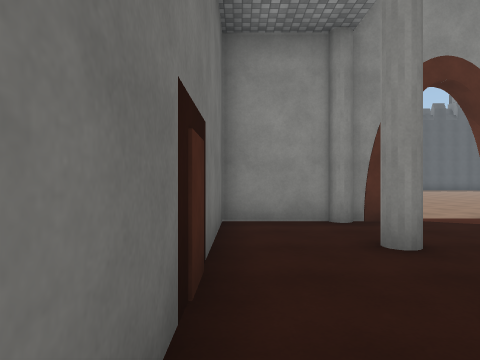
view 1 (above)

24 first-person views from a walk through a 3-D level made in the Unity game engine. The camera is 1.4 m above the floor, looks level and sees 75° across. Doors are open. The floor is counted in squares, 2 m on a side. Each view is taken from the middle of a square. On the plan, view 1 faces up. The plan holds only what a view shows up to about 10 squares ahead; the rest is blank. The place goes on beyond the plan. The player is left out. Some animated figures are not drawn. Surface patterns are stand-ins for the level's own textures.

view 2
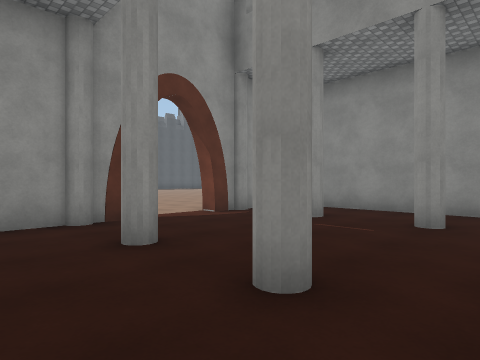

view 3
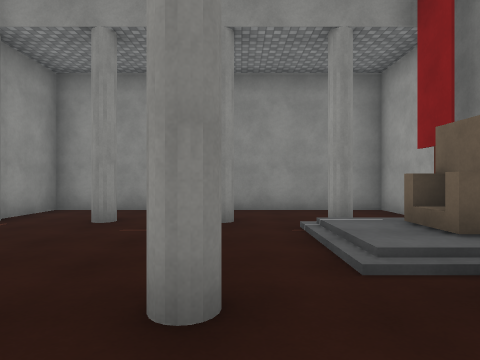

view 4
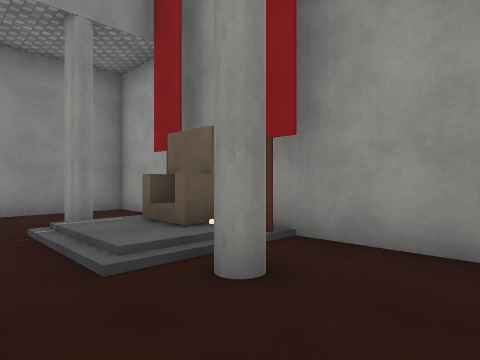

view 5
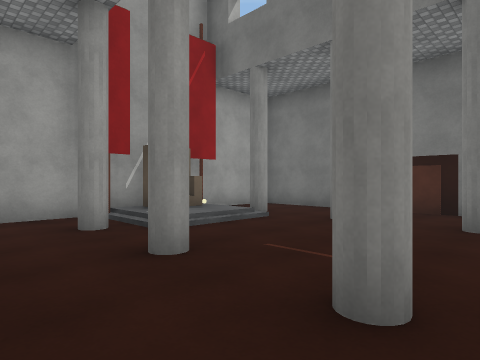

view 6
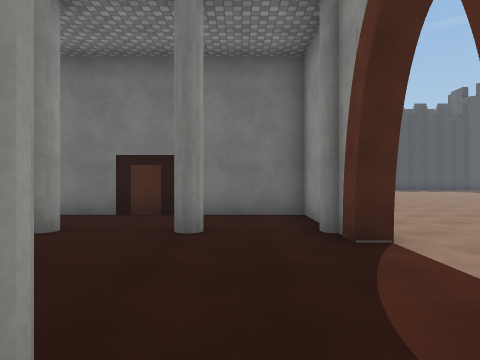

view 7
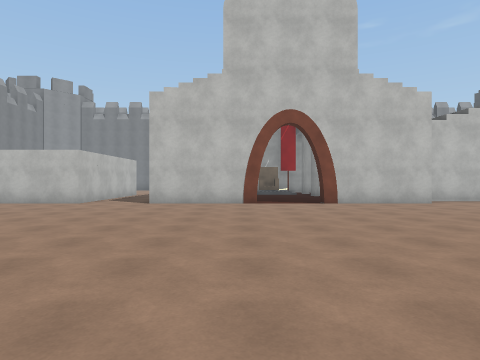

view 8
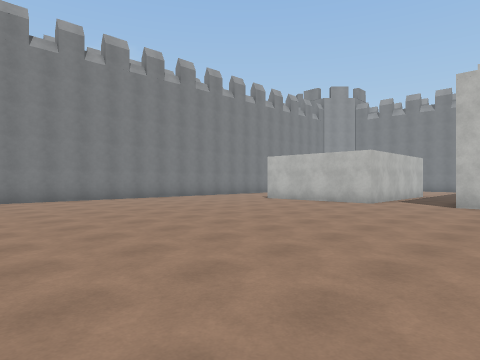

view 9
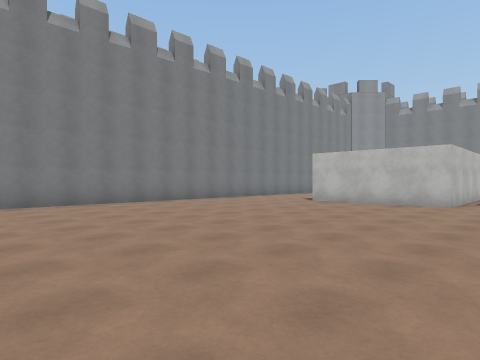

view 10
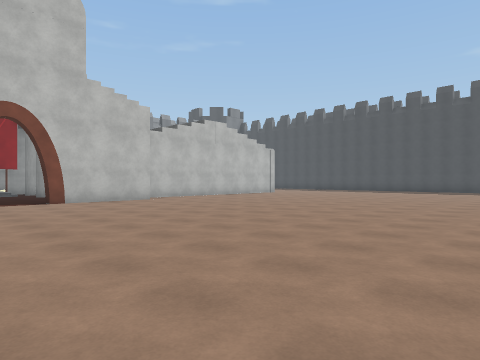

view 11
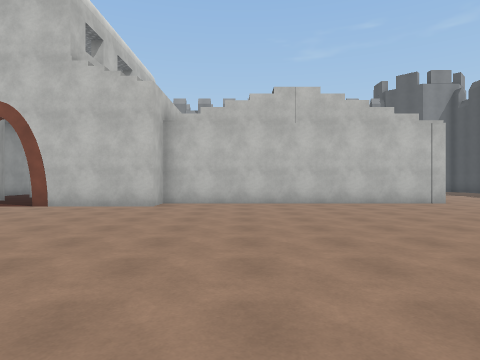

view 12
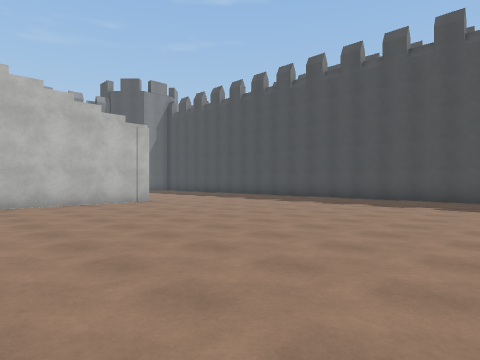

view 13
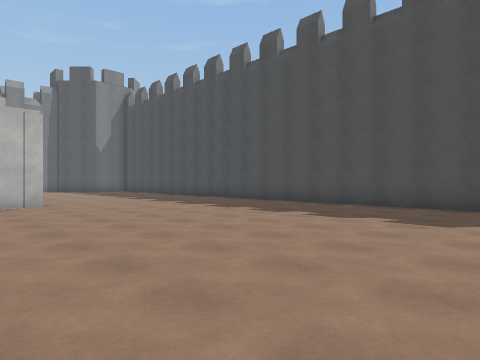

view 14
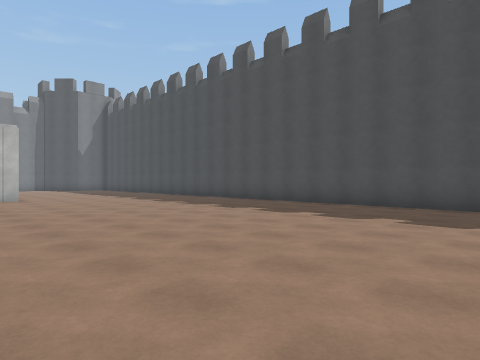

view 15
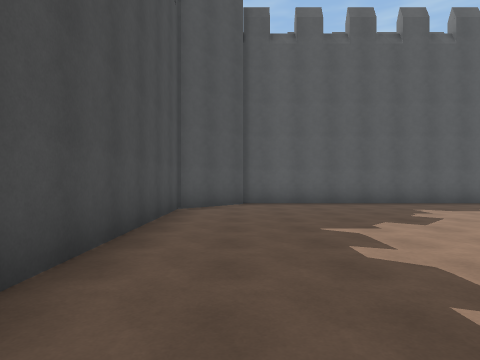

view 16
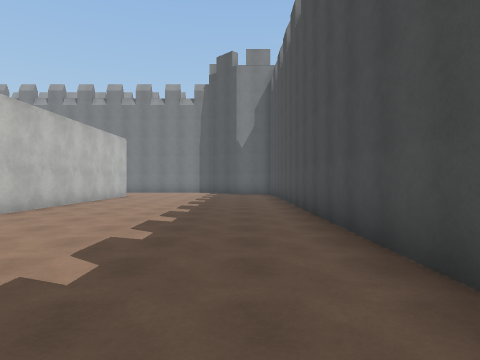

view 17
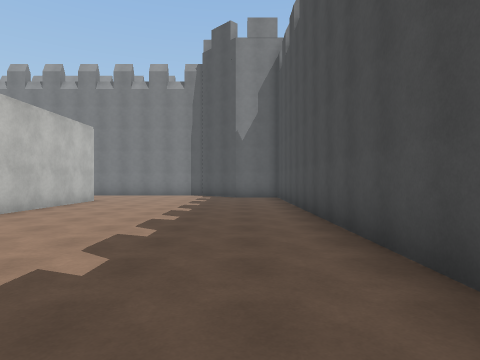

view 18
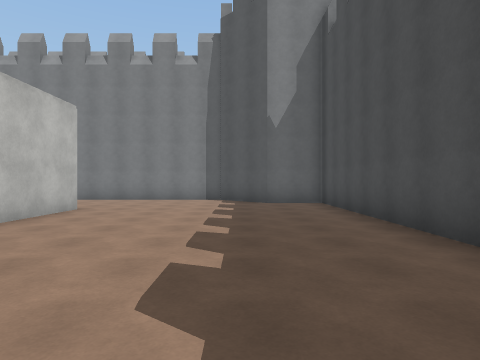

view 19
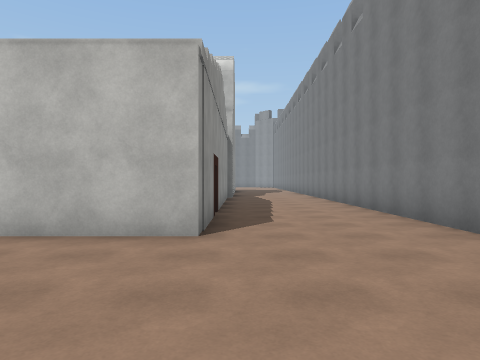

view 20
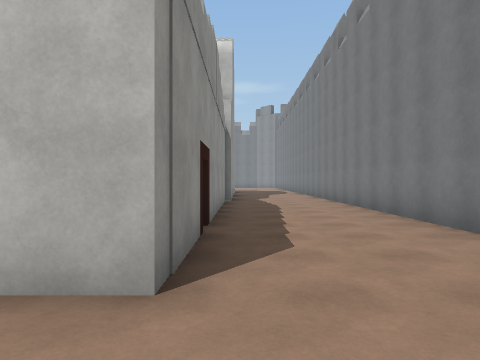

view 21
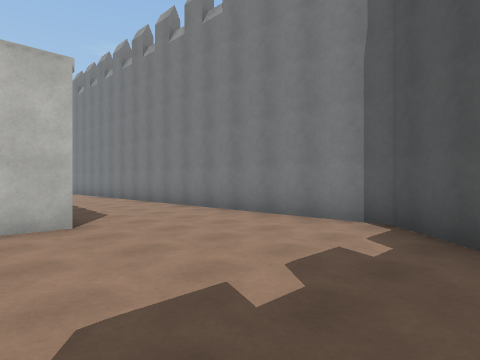

view 22
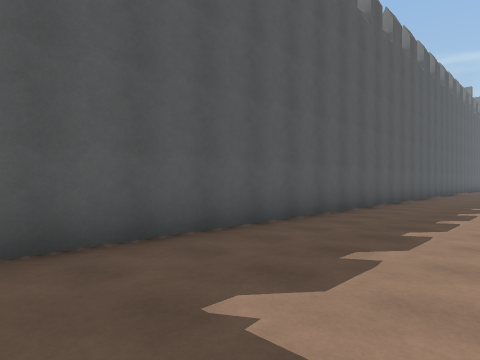

view 23
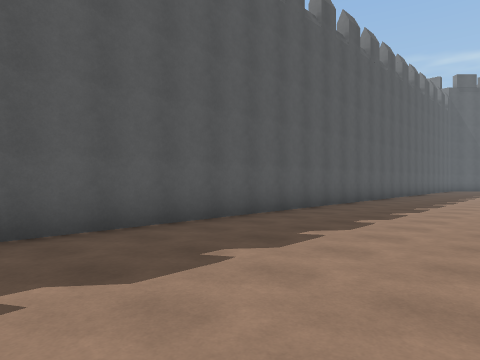

view 24
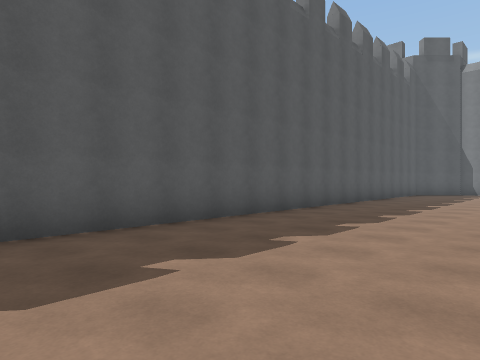

### Floor plan
Key: @ floor where view 1 was taken; # wall or solid block; . floor; / step, stairs or slope; D open door; H house.
Columns run from 16 left of view 1 to 18 right of it. Each row starts with its distance up from view 1.
 22   #########################
 21  ##........................
 20 ##..........................
 19 #...........................
 18 #..........................
 17 #.............  .....
 16 #.........       .....
 15 #......... ..................
 14 #.................................#
 13 #.................................#
 12 #.................................#
 11 #.................................#
 10 #.................................#
  9 #................................
  8 #...............................
  7 #..............................
  6 #.......       ....DD.........
  5 #.......        ###DD####.####
  4 #......HHHHHHHHHH.......#.#
  3 #......H       H..#..#..# #
  2 #......H       #........#
  1 #......H       H..#..#..#
  0 #......H       H@..//...#
 -1 #......H       H..####..#
 -2 #......HHHHHHHHH..####..#
 -3 #..............####  ####
 -4 #...............
 -5 ###.............
 -6   ##############

Positions as (right, up) in squares from view 1, and headings:
1: (0, 0), facing up
2: (0, 0), facing up-right
3: (0, 1), facing right
4: (0, 1), facing down-right
5: (7, 4), facing down-left
6: (6, 4), facing left
7: (5, 15), facing down
8: (6, 15), facing down-right
9: (8, 15), facing down-right
10: (5, 16), facing down-left
11: (-3, 14), facing down
12: (-4, 14), facing down-left
13: (-7, 14), facing down-left
14: (-7, 17), facing down-left
15: (-14, 12), facing up
16: (-14, 11), facing down
17: (-14, 8), facing down
18: (-13, 5), facing down
19: (-13, -3), facing right
20: (-11, -3), facing right
21: (-14, -1), facing down-right
22: (-11, 18), facing up-right
23: (-7, 17), facing up-right
24: (0, 17), facing up-right
